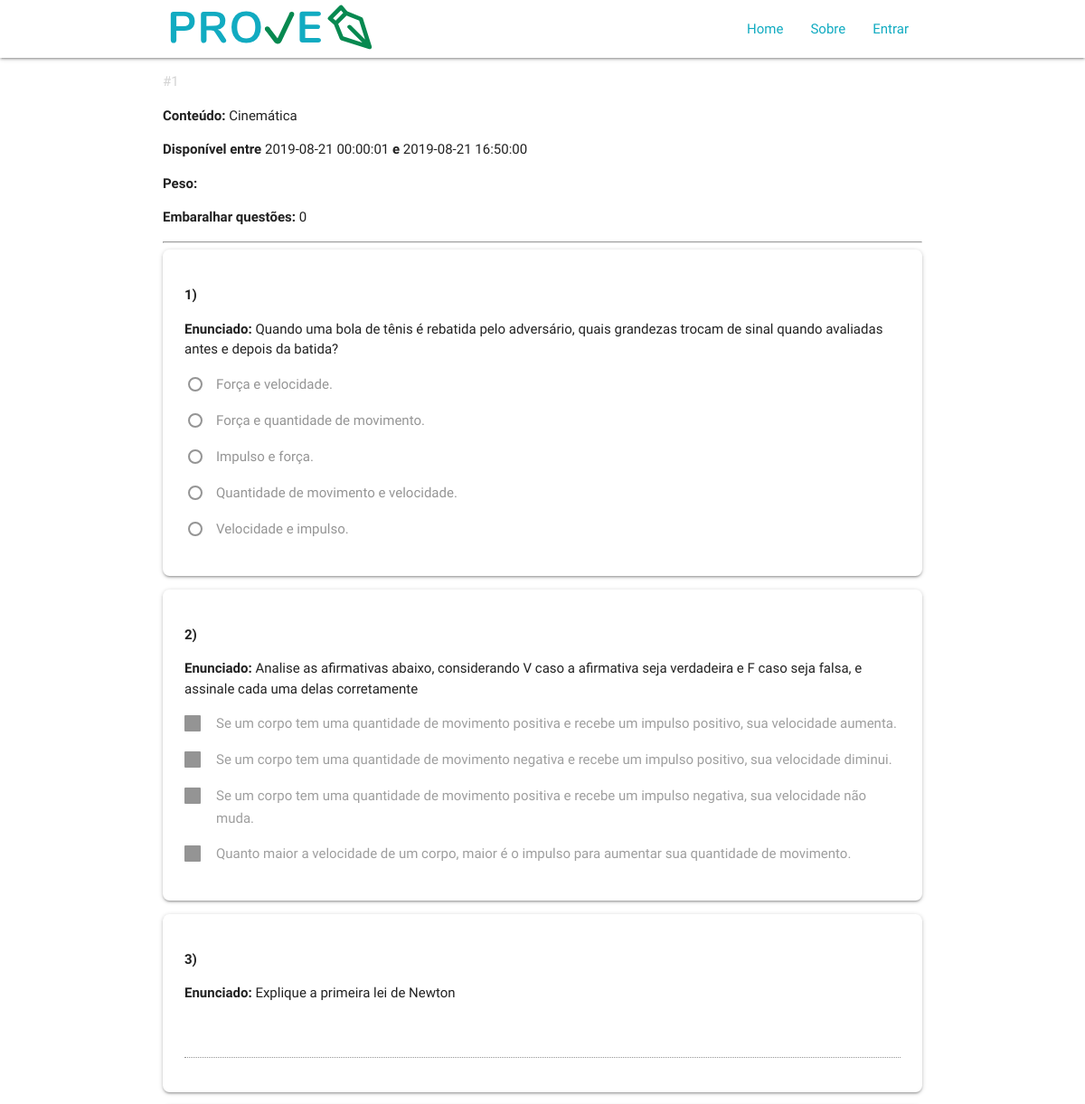
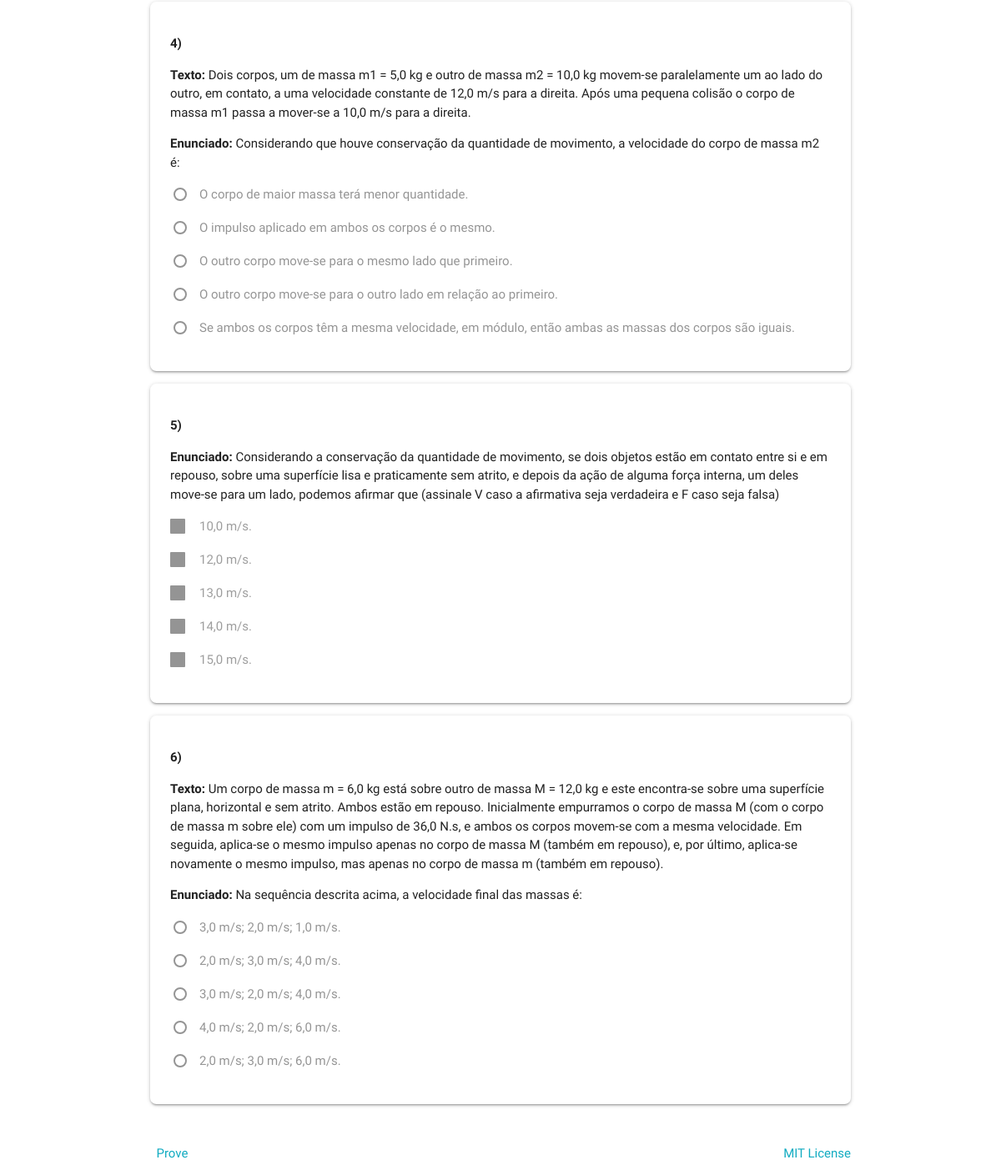
Page /avaliacao.php?codigo=1 on the committed database (2 pictures, top to bottom).
### tables this page shows
CREATE TABLE IF NOT EXISTS `Avaliacoes` (
  `Codigo_Avaliacao` INT NOT NULL AUTO_INCREMENT,
  `Conteudo` VARCHAR(50) NOT NULL,
  `Disciplina_Codigo_Disciplina` INT NOT NULL,
  `Data_Inicio` DATETIME NOT NULL,
  `Data_Fim` DATETIME NOT NULL,
  `Peso` VARCHAR(5) NULL,
  `Embaralhar` TINYINT NULL,
  PRIMARY KEY (`Codigo_Avaliacao`),
  INDEX `fk_Avaliacoes_Disciplina1_idx` (`Disciplina_Codigo_Disciplina` ASC),
  CONSTRAINT `fk_Avaliacoes_Disciplina1`
    FOREIGN KEY (`Disciplina_Codigo_Disciplina`)
    REFERENCES `Disciplinas` (`Codigo_Disciplina`)
    ON DELETE NO ACTION
    ON UPDATE NO ACTION);

CREATE TABLE IF NOT EXISTS `Questao` (
  `Codigo_Questao` INT NOT NULL AUTO_INCREMENT,
  `Enunciado` TEXT,
  `Texto` TEXT NULL,
  `Tipo_Codigo` INT NOT NULL,
  PRIMARY KEY (`Codigo_Questao`),
  INDEX `fk_Questao_Tipo1_idx` (`Tipo_Codigo` ASC),
  CONSTRAINT `fk_Questao_Tipo1`
    FOREIGN KEY (`Tipo_Codigo`)
    REFERENCES `Tipo` (`Codigo_Tipo`)
    ON DELETE NO ACTION
    ON UPDATE NO ACTION);

### disciplinas_pdo.php (called while the page is built, shortened)
<?php
function selectPDO_discaval ($codigo, $tabela ) {
	try {
		$sql = 'select d.Codigo_Disciplina as "ID Disciplina", d.Nome as "Disciplina", a.Codigo_Avaliacao as "ID Avaliacao", a.Conteudo, a.Data_Inicio, a.Data_Fim, a.Peso, a.Embaralhar
		 FROM avaliacoes a, disciplinas d
		 WHERE d.Codigo_Disciplina = a.Disciplina_Codigo_Disciplina ';
		if($tabela == 'disciplina') {
			$sql .= ' and d.Codigo_Disciplina = '.$codigo;
		} else if ($tabela == 'avaliacao') {
			$sql .=  'and a.Codigo_Avaliacao = '.$codigo;
		}
		$sql .= " ORDER BY a.Data_Fim";
		$consulta = $GLOBALS['pdo']->query($sql);
		$registros = array();
		for ($i = 0; $linha = $consulta->fetch(PDO::FETCH_ASSOC); $i++) {
			$registros[$i] = array();
			array_push($registros[$i], $linha['ID Disciplina']);
			array_push($registros[$i], $linha['Disciplina']);
			array_push($registros[$i], $linha['ID Avaliacao']);
			array_push($registros[$i], $linha['Conteudo']);
			array_push($registros[$i], $linha['Data_Inicio']);
			array_push($registros[$i], $linha['Data_Fim']);
			array_push($registros[$i], $linha['Peso']);
			array_push($registros[$i], $linha['Embaralhar']);
		}
		return $registros;
	} catch (PDOException $e) {
		echo "Erro: ".$e->getMessage();
	}
}
?>

### avaliacao_funcaoFormulario.php (the view, shortened to what this page needs)
<?php
function gerar_formulario_questoes_visualizar($cod_avaliacao, $modo_view='') {
	$query0 = "SELECT count(Questoes_Codigo_Questao) as 'qtd' FROM Questoes_has_Avaliacoes WHERE Avaliacoes_Codigo_Avaliacao = ".$cod_avaliacao;
	$consulta = $GLOBALS['pdo']->query($query0);
	$linha = $consulta->fetch(PDO::FETCH_ASSOC);
	$qtdQuestoes = $linha['qtd'];
	if($qtdQuestoes > 0)
	{
		$query = "SELECT Q.Codigo_Questao, Q.Texto, Q.Enunciado, Q.Tipo_Codigo FROM Questao Q, Questoes_has_Avaliacoes QA WHERE QA.Avaliacoes_Codigo_Avaliacao = ".$cod_avaliacao." AND QA.Questoes_Codigo_Questao = Q.Codigo_Questao ";
		$consulta = $GLOBALS['pdo']->query($query);
		$questoes = array();
		for ($i = 0; $linha = $consulta->fetch(PDO::FETCH_ASSOC); $i++) {
			$questoes[$i] = array();
			array_push($questoes[$i], $linha['Codigo_Questao']);
			array_push($questoes[$i], $linha['Texto']);
			array_push($questoes[$i], $linha['Enunciado']);
			array_push($questoes[$i], $linha['Tipo_Codigo']);
		}
		$noQuestao = 0;
		for ($i=0; $i < count($questoes); $i++) {
			$noQuestao++;
			echo "<div class='card-panel left-align'>";
				echo "<p><b>".$noQuestao.")</b><p>";
				if(isset($questoes[$i][1])) { echo "<p><b>Texto: </b> ".$questoes[$i][1]."</p>"; }
				echo "<p><b>Enunciado: </b> ".$questoes[$i][2]."</p>";
				if ($questoes[$i][3] == 1) {
					echo "<textarea class='materialize-textarea' disabled></textarea>";
				} else {
					if ($questoes[$i][3] == 2) { $tipo = 'radio'; }
					else if ($questoes[$i][3] == 3) { $tipo = 'checkbox'; }
					$query3 = "SELECT Descricao FROM Alternativa WHERE Questao_Codigo = ".$questoes[$i][0];
					$consulta = $GLOBALS['pdo']->query($query3);
					$alternativas = array();
					for ($j = 0; $linha = $consulta->fetch(PDO::FETCH_ASSOC); $j++) {
						array_push($alternativas, $linha['Descricao']);
					}
					for ($j=0; $j < count($alternativas); $j++) {
						echo "<p>
							<label>
								<input type=".$tipo." disabled/>
								<span>".$alternativas[$j]."</span>
							</label>
						</p>";
					}
				}
			echo "</div>";
		}
	} else
	{
		echo '<div><i>A avaliação ainda não tem questões.</i></div>';
	}
}
?>

### avaliacao.php (shortened to what this page needs)
<!DOCTYPE html>
<?php
	if (isset($_POST['codigo'])) {
		$codigo = $_POST['codigo'];
	} else if (isset($_GET['codigo'])) {
		$codigo = $_GET['codigo'];
	} else {
		$codigo = '';
	}
	include 'disciplinas_pdo.php';
	include 'avaliacao_pdo.php';
	include 'funcoes.php';
	include 'avaliacao_funcaoFormulario.php';
	$registros = selectPDO_discaval($codigo, 'avaliacao');
	if($codigo != '') {
		$cod_avaliacao = $registros[0][2];
		$conteudo = $registros[0][3];
		$data_inicio = $registros[0][4];
		$data_fim = $registros[0][5];
		$peso = $registros[0][6];
		$embaralhar = $registros[0][7];
	} else {
		$title = '';
	}
?>
<html>
<head>
	<link rel="stylesheet" href="https://cdnjs.cloudflare.com/ajax/libs/materialize/1.0.0/css/materialize.min.css">
	<link href="assets/css/login/login.css" type="text/css" rel="stylesheet" media="screen,projection"/>
</head>
<body>
	<header> <?php printHeader(); ?> </header>
	<main>
		<div class="container">
			<?php if($codigo != '') { ?>
				<div id="info-avaliacao">
				<?php
					echo "<p style='color:lightgrey'>#".$cod_avaliacao."</p>";
					echo "<p><b>Conteúdo:</b> ".$conteudo."</p>";
					echo "<p><b>Disponível entre</b> ".$data_inicio." <b>e</b> ".$data_fim."</p>";
					echo "<p><b>Peso: </b>".$peso."</p>";
					echo "<p><b>Embaralhar questões:</b> ".$embaralhar."</p>";
				?>
				</div>
				<hr/>
				<div id="questoes">
					<?php
						gerar_formulario_questoes_visualizar($codigo);
					?>
				</div>
			<?php } else { ?>
				<div id="erro_codigo">
					<p><b>Erro: </b> a página não recebeu nenhum código. Adicione, no final da URL, <code>?codigo=[codigo da disciplina]</code></p>
				</div>
			<?php } ?>
		</div>
	</main>
	<footer class="page-footer">
		<?php printFooter(); ?>
	</footer>
</body>
</html>

### funcoes.php (shortened to what this page needs)
<?php
function printHeader() {
	?>
	<header>
		<div class="navbar-fixed">
			<nav>
			<div class="nav-wrapper container">
				<a href="index.php" class="brand-logo"><img src="assets/img/logo.svg" alt="Prove"></a>
				<ul class="right hide-on-med-and-down">
				<li><a href="./">Home</a></li>
				<li><a href="sobre.html">Sobre</a></li>
				<?php if(isset($_SESSION['matricula'])) { ?>
					<li><a href="logoff.php">Sair</a></li>
				<?php } else { ?>
					<li><a href="entrar.php">Entrar</a></li>
				<?php } ?>
				</ul>
			</div>
			</nav>
		</div>
	</header>
	<?php
}
function printFooter() {
	?>
		<div class="footer-copyright">
			<div class="container">
				<span class="left" id="copyright-js"></span> &nbsp; <a target="_blank" href="https://github.com/MateuxLucax/Prove">Prove</a>
				<span class="right"><a target="_blank" href="https://opensource.org/licenses/MIT">MIT License</a></span>
			</div>
		</div>
	<?php
}
?>

### rows in the picture
avaliacoes: Codigo_Avaliacao "1", Conteudo "Cinemática", Data_Inicio "2019-08-21 00:00:01", Data_Fim "2019-08-21 16:50:00", Embaralhar "0"
questao: Enunciado "Quando uma bola de tênis é rebatida pelo adversário, quais grandezas trocam de sinal quando avaliadas antes e depois da batida?", j "Força e velocidade.", j "Força e quantidade de movimento.", j "Impulso e força.", j "Quantidade de movimento e velocidade.", j "Velocidade e impulso."
questao: Enunciado "Analise as afirmativas abaixo, considerando V caso a afirmativa seja verdadeira e F caso seja falsa, e assinale cada uma delas corretamente", j "Se um corpo tem uma quantidade de movimento positiva e recebe um impulso positivo, sua velocidade aumenta.", j "Se um corpo tem uma quantidade de movimento negativa e recebe um impulso positivo, sua velocidade diminui.", j "Se um corpo tem uma quantidade de movimento positiva e recebe um impulso negativa, sua velocidade não muda.", j "Quanto maior a velocidade de um corpo, maior é o impulso para aumentar sua quantidade de movimento."
questao: Enunciado "Explique a primeira lei de Newton"
questao: Texto "Dois corpos, um de massa m1 = 5,0 kg e outro de massa m2 = 10,0 kg movem-se paralelamente um ao lado do outro, em contato, a uma velocidade constante de 12,0 m/s para a direita. Após uma pequena colisão o corpo de massa m1 passa a mover-se a 10,0 m/s para a direita.", Enunciado "Considerando que houve conservação da quantidade de movimento, a velocidade do corpo de massa m2 é:", j "O corpo de maior massa terá menor quantidade.", j "O impulso aplicado em ambos os corpos é o mesmo.", j "O outro corpo move-se para o mesmo lado que primeiro.", j "O outro corpo move-se para o outro lado em relação ao primeiro.", j "Se ambos os corpos têm a mesma velocidade, em módulo, então ambas as massas dos corpos são iguais."
questao: Texto "Um corpo de massa m = 6,0 kg está sobre outro de massa M = 12,0 kg e este encontra-se sobre uma superfície plana, horizontal e sem atrito. Ambos estão em repouso. Inicialmente empurramos o corpo de massa M (com o corpo de massa m sobre ele) com um impulso de 36,0 N.s, e ambos os corpos movem-se com a mesma velocidade. Em seguida, aplica-se o mesmo impulso apenas no corpo de massa M (também em repouso), e, por último, aplica-se novamente o mesmo impulso, mas apenas no corpo de massa m (também em repouso).", Enunciado "Na sequência descrita acima, a velocidade final das massas é:", j "3,0 m/s; 2,0 m/s; 1,0 m/s.", j "2,0 m/s; 3,0 m/s; 4,0 m/s.", j "3,0 m/s; 2,0 m/s; 4,0 m/s.", j "4,0 m/s; 2,0 m/s; 6,0 m/s.", j "2,0 m/s; 3,0 m/s; 6,0 m/s."

### other values in the picture
$alternativas[$j] "10,0 m/s."
$alternativas[$j] "12,0 m/s."
$alternativas[$j] "13,0 m/s."
$alternativas[$j] "14,0 m/s."
$alternativas[$j] "15,0 m/s."
